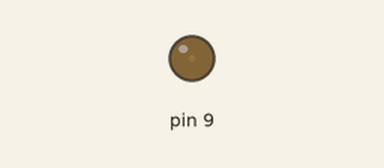
Recording of a sketch running on a simulated Arduino Uno, built with avr-gcc and run on an emulated ATmega328P. On the bench: output pins drawn as LEDs (lit = HIGH).

Above: at 0.05 s.
At 0.95 s:
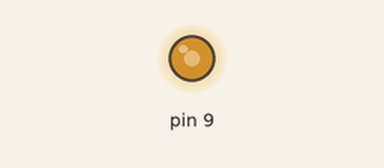
At 1.4 s:
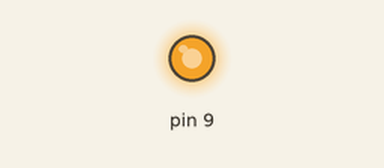
At 2.8 s:
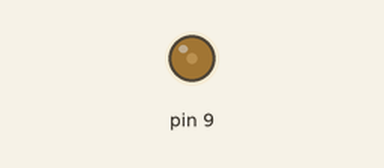
Timing chart, 0 to 7.2 s (numbered marks = the images above):
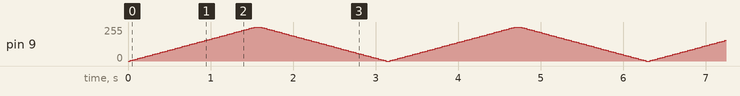

The sketch:

Fade.ino
```cpp
/*variável do tipo inteiro para controlar o brilho*/
int valorFade = 0;

void setup() {
  pinMode(9 ,OUTPUT);
}

void loop() {

  /*Aumentando o brilho*/
  for (valorFade = 0 ; valorFade <= 255; valorFade += 5) {
    analogWrite(9, valorFade);
    delay(30);
  }

  /*Diminuindo o brilho*/
  while (valorFade >= 0) {
     analogWrite(9, valorFade);
     delay(30);
     valorFade -= 5;

  }
}
```
